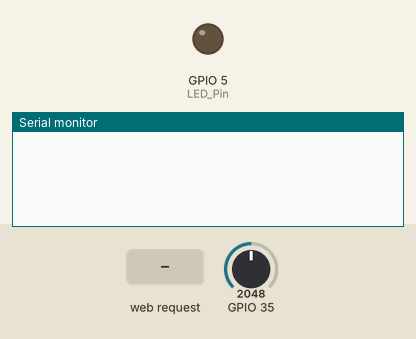
A sketch run on a simulated ESP32. Shown: output pins drawn as LEDs (lit = HIGH), the last lines printed to the serial monitor. The inputs (shaded band) are chosen by the test bench; at power-on: GPIO 35 = 2048.

Above: at 1.3 s.
1.4 s: HTTP request GET /Send_Sensor_Data_18650 received
At 1.54 s:
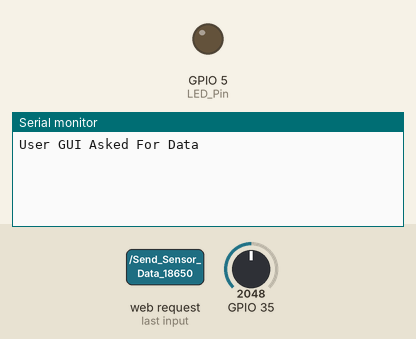
At 2.6 s:
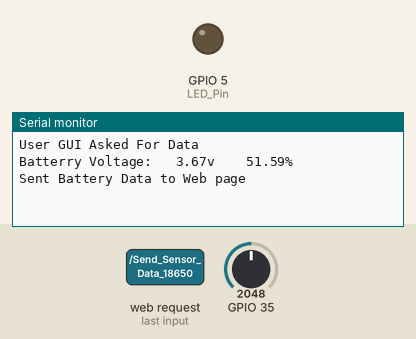

The sketch:

OTA_Update_Gui.ino
```cpp
#include <WiFi.h>
#include <DNSServer.h>
#include <WebServer.h>

#include <Update.h>

//const char* host = "esp32";
const byte DNS_PORT = 53;

IPAddress apIP(192, 168, 1, 1);
DNSServer dnsServer;

WebServer server(80);

#include "WebPages.h"
//#include "Web_Server_coms.h"


String Data="";

int LED_Pin = 5;
//************************************ Battery  Variables*******************
float Battery_Voltage=0.1;
float Battery_Percent=0.1;

#define Batt_Full_Voltage 4.20
#define Batt_Flat_Voltage 3.10


void setup(void) {
   pinMode(LED_Pin, OUTPUT);
  Serial.begin(115200);
 delay(100);
   WiFi.mode(WIFI_AP);
  WiFi.softAPConfig(apIP, apIP, IPAddress(255, 255, 255, 0));
  WiFi.softAP("DNSclient CaptivePortal example");

  // if DNSclient is started with "*" for domain name, it will reply with
  // provided IP to all DNS request
 dnsServer.start(DNS_PORT, "*", apIP);

Server_Coms();

}

void loop(void) {
 server.handleClient();
 dnsServer.processNextRequest();


}
```

Battery.ino
```cpp
double mapf(double val, double in_min, double in_max, double out_min, double out_max) {
    return (val - in_min) * (out_max - out_min) / (in_max - in_min) + out_min;
}


void Read_Battery_Voltage(){


   Battery_Voltage=0;
   for (int i = 0; i < 160; i++) {Battery_Voltage+=(analogRead(35)/4096.0*7.335);delay(1);}

   if (Battery_Voltage != 0) {Battery_Voltage=Battery_Voltage/160; }

   Serial.print("Batterry Voltage:   ");
   Serial.print(Battery_Voltage);
 Battery_Percent= mapf(Battery_Voltage,Batt_Flat_Voltage,Batt_Full_Voltage,0.000,100.000);
   if (Battery_Percent>100) Battery_Percent=100.0;
   if (Battery_Percent<5)Battery_Percent=5;
 Serial.print("v    ");
 Serial.print(Battery_Percent);
  Serial.println("%  ");
 //delay(1000);
}
```

WebPages.h
```cpp
const char* OTA_HTML ="<form method='POST' action='/update' enctype='multipart/form-data'><input type='file' name='update'><input type='submit' value='Update'></form>";

const char* header = "HTTP/1.1 200 OK\r\nContent-Type: text/html\r\n\r\n";

const char* Index_HTML = R"=====(
<!DOCTYPE html><html><head><script>
function Request_Readings() {
ajaxLoad('Send_Sensor_Data_18650');}
var ajaxRequest = null;
if (window.XMLHttpRequest)  { ajaxRequest =new XMLHttpRequest(); }
else                        { ajaxRequest =new ActiveXObject("Microsoft.XMLHTTP"); }
function ajaxLoad(ajaxURL){
if(!ajaxRequest){ alert("AJAX is not supported."); return; }

ajaxRequest.open("GET",ajaxURL,true);
ajaxRequest.onreadystatechange = function(){
if(ajaxRequest.readyState == 4 && ajaxRequest.status==200){
var ajaxResult = ajaxRequest.responseText;
var data = JSON.parse( ajaxRequest.responseText);
console.log(ajaxResult);
document.getElementById("Time_stamp").value = data.Air_temp;
document.getElementById("Air_temp").value = data.Air_temp;
document.getElementById("Air_Hum").value = data.Air_Hum;
document.getElementById("Air_press").value = data.Air_press;
document.getElementById("Lght_Lux").value = data.Air_temp;
document.getElementById("Water_Temp").value = data.Air_temp;
document.getElementById("Water_EC").value = data.Air_temp;
document.getElementById("Batt_Voltage").innerHTML = data.Battery_Voltage;
document.getElementById("Batt_Charge").innerHTML = data.Battery_Percent;
}
}
ajaxRequest.send();

}
</script>
<title>Data_Logger</title></head><body onload="Request_Readings()">
<h1>Data Logger</h1><p>For Help Contact: Mike@Aquaponicslab.org</p>
<h2>Set Date and Time </h2><button type='button'onClick=window.location='www.Sensor.com/Update'>Continue</button>
<h2>Sensor Readings</h2>
<input type="button" id = "Refresh_Readings_Button" onclick="Request_Readings()" value="Refresh Readings"/>
<p>Time Stamp: <span id = "Time_stamp">00/00/00    00/00/000</span></p>
<p>Air Temp:<span id = "Air_temp">0.00</span>*C</p>
<p>Air Humidity:<span id = "Air_Hum">0.00</span>%</p>
<p>Air Pressure:<span id = "Air_press">0.00</span>hPa</p>
<p>Light Intensity:<span id = "Lght_Lux">0.00</span>Lux:</p>
<p>Water Temp:<span id = "Water_Temp">0.00</span>*C</p>
<p>Water EC:<span id = "Water_EC">0.00</span>mS/cm</p>
<p>Battery Voltage:<span id = "Batt_Voltage">0.00</span>V</p>
<p>Charge: <span id = "Batt_Charge">0.00</span>%</p>
<h2>Download Data Log</h2><button type='button' onClick=window.location='/Update'>Continue</button>
<h2>Upload New Firmware</h2><button type='button' onClick=window.location='/Update'>Continue</button>

</body></html> )=====";
```

Web_Server_coms.ino
```cpp
/*
 * Routines For handaling the website side, what pages to send and what values to update etc
 *
 *
 *
 *
 *
 */

void Server_Coms(){

server.begin();
//**************************************************** OTA Updates ***************************************************************
//********************************************************************************************************************************
//********************************************************************************************************************************
  server.on("/Update", HTTP_GET, []() {
      server.sendHeader("Connection", "close");
      server.send(200, "text/html", OTA_HTML);
    });
    server.on("/update", HTTP_POST, []() {
      server.sendHeader("Connection", "close");
      server.send(200, "text/plain", (Update.hasError()) ? "FAIL" : "Update Sucessfull");
      ESP.restart();
    }, []() {
      HTTPUpload& upload = server.upload();
      if (upload.status == UPLOAD_FILE_START) {
        Serial.setDebugOutput(true);
        Serial.printf("Update: %s\n", upload.filename.c_str());
        if (!Update.begin()) { //start with max available size
          Update.printError(Serial);
        }
      } else if (upload.status == UPLOAD_FILE_WRITE) {
        if (Update.write(upload.buf, upload.currentSize) != upload.currentSize) {
          Update.printError(Serial);
        }
      } else if (upload.status == UPLOAD_FILE_END) {
        if (Update.end(true)) { //true to set the size to the current progress
          Serial.printf("Update Success: %u\nRebooting...\n", upload.totalSize);
        } else {
          Update.printError(Serial);
        }
        Serial.setDebugOutput(false);
      }
    });


//**************************************************** Serve Index ***************************************************************
//********************************************************************************************************************************
//********************************************************************************************************************************

//User has typed www.example.com ****************** Serve them the index HTMl
   server.on("/", HTTP_GET, []() {
      server.sendHeader("Connection", "close");
      server.send(200, "text/html", Index_HTML);
    });


//**************************************************** User Interaction **********************************************************
//********************************************************************************************************************************
//********************************************************************************************************************************
     server.on("/Send_Sensor_Data_18650", HTTP_GET, []() {
      server.sendHeader("Connection", "close");
      Serial.println("User GUI Asked For Data");
      Send_Server_Sensor_Data();
      //server.send(200, "text/html", "LED is ON");


    });


};


//**************************************************** User asked for info, lets deliver it **************************************
//********************************************************************************************************************************
//********************************************************************************************************************************
void Send_Server_Sensor_Data(){

Data ="{";

Read_Battery_Voltage();
Data += "\"""Battery_Voltage""\":""\""+String(Battery_Voltage)+"\",";
Data += "\"""Battery_Percent""\":""\""+String(Battery_Percent)+"\"";


Data +="}";


Serial.println("Sent Battery Data to Web page");
server.send(200, "application/json", Data);

}
```

Measured:
- after the input at 1.4 s, the serial monitor: prints a new line at once (image 1)
